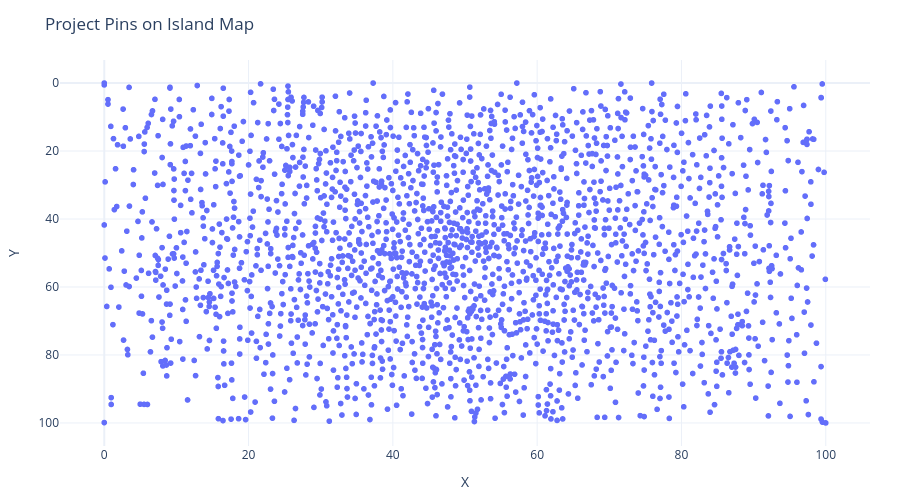

This figure's notebook cell:
### Markdown cell above
## Project map (island)
Scatter plot of project pins using x and y coordinates.

### Code cell
x_col, y_col = None, None
for cand in ['x', 'x_coord', 'x_coordinate']:
    if cand in df.columns:
        x_col = cand
        break
for cand in ['y', 'y_coord', 'y_coordinate']:
    if cand in df.columns:
        y_col = cand
        break

if x_col is None or y_col is None:
    print('No x/y coordinate columns found for map')
else:
    _map = df.copy()
    _map['x_num'] = pd.to_numeric(_map[x_col], errors='coerce')
    _map['y_num'] = pd.to_numeric(_map[y_col], errors='coerce')
    _map = _map.dropna(subset=['x_num', 'y_num'])

    title_col = None
    for cand in ['title', 'project_title', 'name', 'display_name']:
        if cand in _map.columns:
            title_col = cand
            break

    fig = px.scatter(_map, x='x_num', y='y_num',
                     title='Project Pins on Island Map',
                     labels={'x_num': 'X', 'y_num': 'Y'},
                     hover_data={title_col: True} if title_col else None)
    fig.update_yaxes(autorange='reversed')  # y-down if background image aligns that way
    fig.update_layout(height=max(DEFAULT_HEIGHT, 500))
    fig.show()
    save_plotly(fig, name='project_map_scatter', description='Scatter plot of project pins using x/y map coordinates', friendly_name='Projects Map (scatter)')

### Figure 1 — Plotly figure (JSON) as saved in the notebook; plotly's stock layout.template omitted (floating-point values rounded to 4 significant figures; data arrays with more than 128 entries replaced by an {"elided": "..."} marker saying what was removed)
{"data": [{"customdata": {"elided": "2050x1 str values"}, "hovertemplate": "X=%{x}<br>Y=%{y}<br>title=%{customdata[0]}<extra></extra>", "legendgroup": "", "marker": {"color": "#636efa", "symbol": "circle"}, "mode": "markers", "name": "", "showlegend": false, "type": "scattergl", "x": {"elided": "2050 float values"}, "xaxis": "x", "y": {"elided": "2050 float values"}, "yaxis": "y"}], "layout": {"height": 500, "legend": {"tracegroupgap": 0}, "title": {"text": "Project Pins on Island Map"}, "xaxis": {"anchor": "y", "domain": [0, 1], "title": {"text": "X"}}, "yaxis": {"anchor": "x", "autorange": "reversed", "domain": [0, 1], "title": {"text": "Y"}}}}
